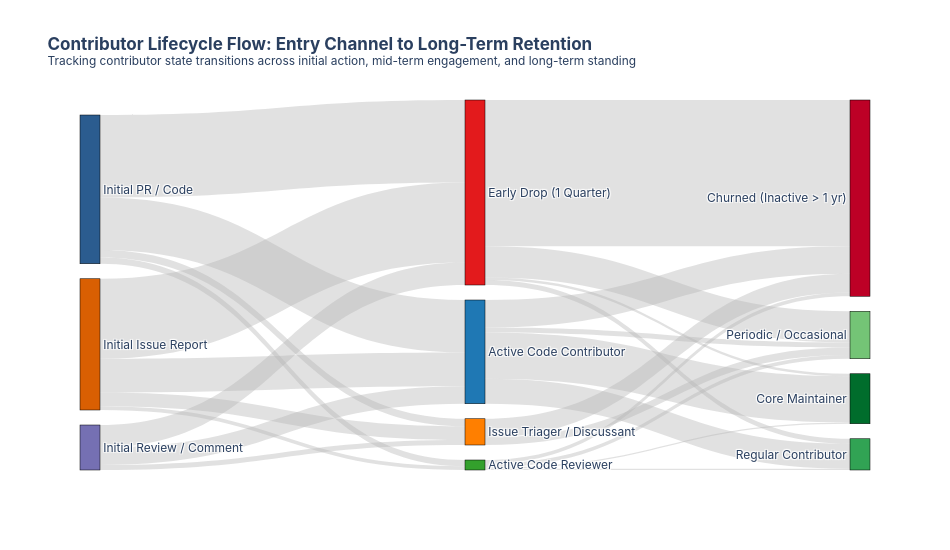

Notebook code cell kept with this figure:
### Markdown cell above
### Visualization 2: Contributor Lifecycle Flow (Sankey Diagram)

* **Stage 1 (Initial Entry Channel)**: Identifies the contributor's first interaction channel with the project (Pull Request Author, Issue Reporter, or Reviewer / Commenter).
* **Stage 2 (Mid-Term Engagement, 90–180 Days)**: Characterizes the primary activity role adopted during months 3–6 (Active Code Contributor, Active Reviewer, Issue Triager, or Early Inactive).
* **Stage 3 (Long-Term Standing, 1+ Years)**: Evaluates sustained contributor classification (Core Maintainer, Regular Contributor, Occasional Contributor, or Churned).

### Code cell
sankey_rows = []

for cid in first_acts['cntrb_id'].unique():
    cntrb_sub = df_actions[df_actions['cntrb_id'] == cid]
    first_row = first_acts[first_acts['cntrb_id'] == cid].iloc[0]
    
    init_cat = first_row['initial_category']
    if init_cat == 'Code & PRs':
        stage1 = "Initial PR / Code"
    elif init_cat == 'Issues & Triage':
        stage1 = "Initial Issue Report"
    else:
        stage1 = "Initial Review / Comment"
        
    mid_acts = cntrb_sub[(cntrb_sub['elapsed_quarters'] >= 1) & (cntrb_sub['elapsed_quarters'] <= 2)]
    if len(mid_acts) == 0:
        stage2 = "Early Drop (1 Quarter)"
    else:
        top_act = mid_acts['action_category'].value_counts().index[0]
        if top_act == 'Code & PRs':
            stage2 = "Active Code Contributor"
        elif top_act == 'Code Reviews':
            stage2 = "Active Code Reviewer"
        else:
            stage2 = "Issue Triager / Discussant"
            
    long_acts = cntrb_sub[cntrb_sub['elapsed_quarters'] >= 3]
    if len(long_acts) == 0:
        stage3 = "Churned (Inactive > 1 yr)"
    else:
        total_long_events = len(long_acts)
        if total_long_events >= 25:
            stage3 = "Core Maintainer"
        elif total_long_events >= 8:
            stage3 = "Regular Contributor"
        else:
            stage3 = "Periodic / Occasional"
            
    sankey_rows.append({'cntrb_id': cid, 'Stage 1': stage1, 'Stage 2': stage2, 'Stage 3': stage3})

df_sankey = pd.DataFrame(sankey_rows)

nodes = [
    # Stage 1: 0, 1, 2
    "Initial PR / Code", "Initial Issue Report", "Initial Review / Comment",
    # Stage 2: 3, 4, 5, 6
    "Active Code Contributor", "Active Code Reviewer", "Issue Triager / Discussant", "Early Drop (1 Quarter)",
    # Stage 3: 7, 8, 9, 10
    "Core Maintainer", "Regular Contributor", "Periodic / Occasional", "Churned (Inactive > 1 yr)"
]
node_map = {name: i for i, name in enumerate(nodes)}

link1 = df_sankey.groupby(['Stage 1', 'Stage 2']).size().reset_index(name='value')
link2 = df_sankey.groupby(['Stage 2', 'Stage 3']).size().reset_index(name='value')

sources = [node_map[s] for s in link1['Stage 1']] + [node_map[s] for s in link2['Stage 2']]
targets = [node_map[t] for t in link1['Stage 2']] + [node_map[t] for t in link2['Stage 3']]
values = list(link1['value']) + list(link2['value'])

node_colors = [
    "#2b5c8f", "#d95f02", "#7570b3",
    "#1f78b4", "#33a02c", "#ff7f00", "#e31a1c",
    "#006d2c", "#31a354", "#74c476", "#bd0026"
]

fig_sankey = go.Figure(data=[go.Sankey(
    node=dict(
        pad=15,
        thickness=20,
        line=dict(color="black", width=0.5),
        label=nodes,
        color=node_colors
    ),
    link=dict(
        source=sources,
        target=targets,
        value=values,
        color="rgba(180, 180, 180, 0.4)"
    )
)])

fig_sankey.update_layout(
    title="<b>Contributor Lifecycle Flow: Entry Channel to Long-Term Retention</b><br><sup>Tracking contributor state transitions across initial action, mid-term engagement, and long-term standing</sup>",
    font=dict(size=12, family="Inter, Arial, sans-serif"),
    height=550,
    width=950,
    template="plotly_white"
)

fig_sankey.show()

### Figure 1 — Plotly figure (JSON) as saved in the notebook; plotly's stock layout.template omitted (floating-point values rounded to 4 significant figures)
{"data": [{"link": {"color": "rgba(180, 180, 180, 0.4)", "source": [1, 1, 1, 1, 0, 0, 0, 0, 2, 2, 2, 3, 3, 3, 3, 4, 4, 4, 4, 6, 6, 6, 6, 5, 5], "target": [3, 4, 6, 5, 3, 4, 6, 5, 3, 6, 5, 10, 7, 9, 8, 10, 7, 9, 8, 10, 7, 9, 8, 10, 9], "value": [27, 3, 64, 11, 42, 5, 66, 6, 14, 18, 4, 22, 37, 4, 20, 3, 1, 3, 1, 117, 2, 25, 4, 15, 6]}, "node": {"color": ["#2b5c8f", "#d95f02", "#7570b3", "#1f78b4", "#33a02c", "#ff7f00", "#e31a1c", "#006d2c", "#31a354", "#74c476", "#bd0026"], "label": ["Initial PR / Code", "Initial Issue Report", "Initial Review / Comment", "Active Code Contributor", "Active Code Reviewer", "Issue Triager / Discussant", "Early Drop (1 Quarter)", "Core Maintainer", "Regular Contributor", "Periodic / Occasional", "Churned (Inactive > 1 yr)"], "line": {"color": "black", "width": 0.5}, "pad": 15, "thickness": 20}, "type": "sankey"}], "layout": {"font": {"family": "Inter, Arial, sans-serif", "size": 12}, "height": 550, "title": {"text": "<b>Contributor Lifecycle Flow: Entry Channel to Long-Term Retention</b><br><sup>Tracking contributor state transitions across initial action, mid-term engagement, and long-term standing</sup>"}, "width": 950}}
